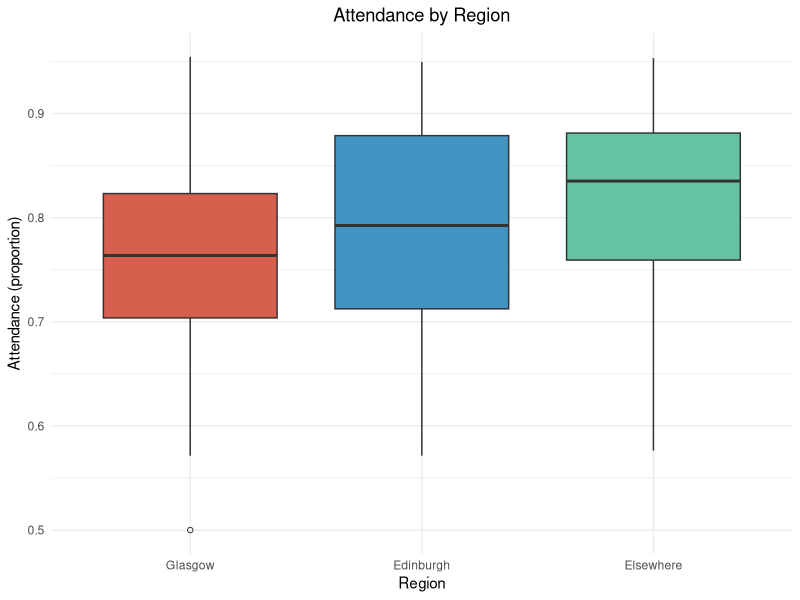
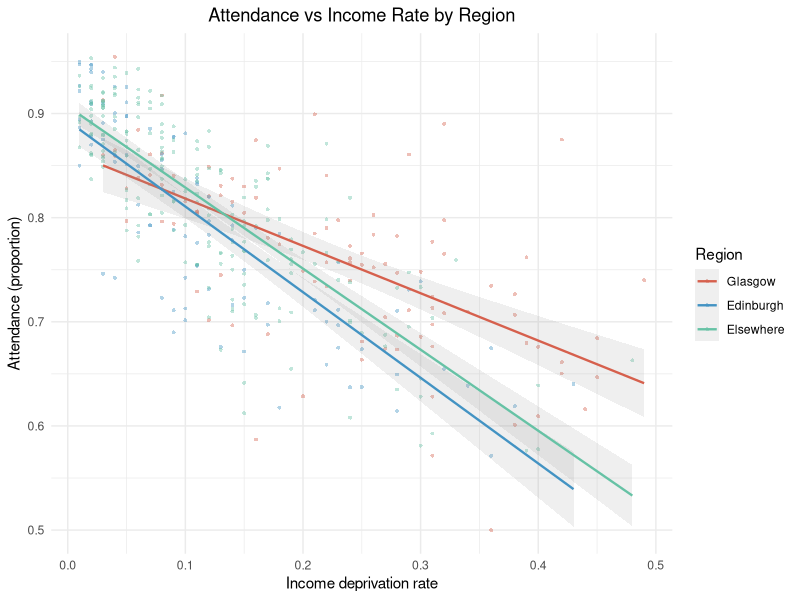
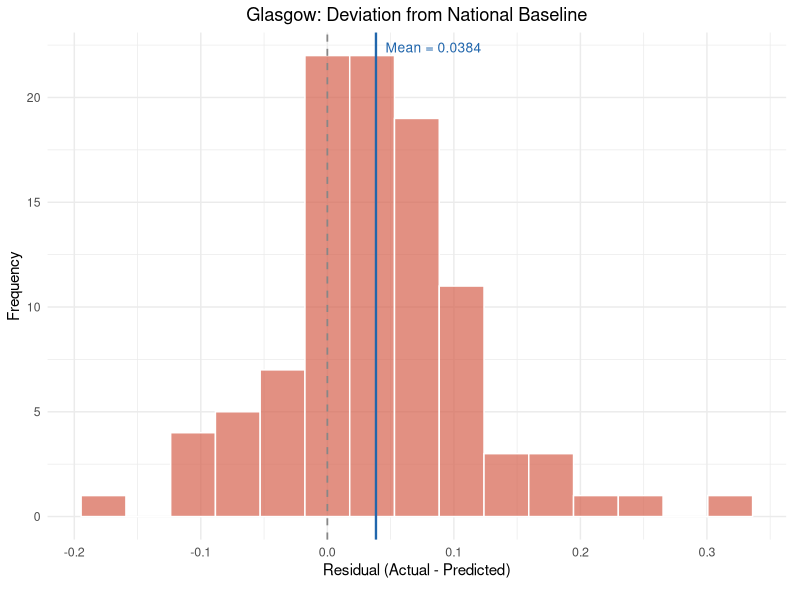
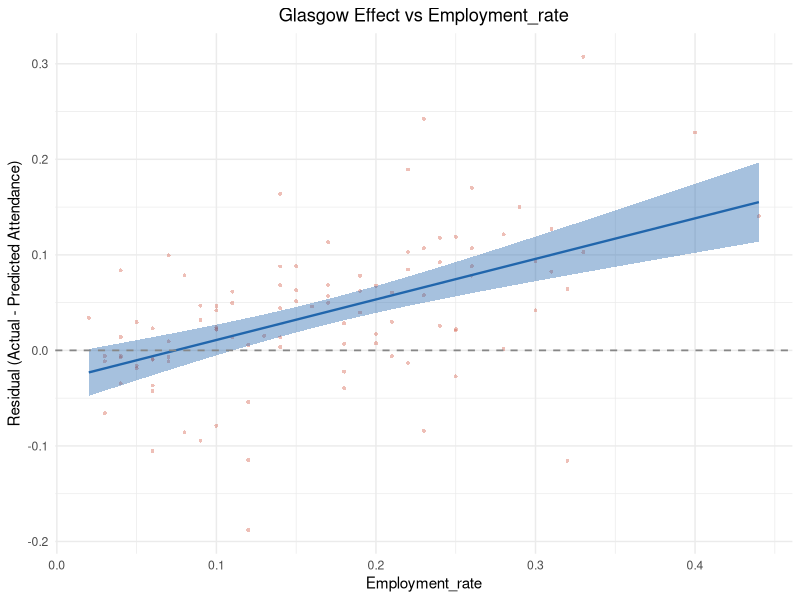

Here is the R script that generated these plots, in order:
## ---- chunk 1
knitr::opts_chunk$set(echo = FALSE, message = FALSE, warning = FALSE)
dat <- read.csv("../scottishData.csv")
library(ggplot2)

# Create region variable
dat$Region <- ifelse(dat$Council_area == "Glasgow City", "Glasgow",
              ifelse(dat$Council_area == "City of Edinburgh", "Edinburgh", "Elsewhere"))
dat$Region <- factor(dat$Region, levels = c("Glasgow", "Edinburgh", "Elsewhere"))

# Subsets
glasgow   <- subset(dat, Region == "Glasgow")
edinburgh <- subset(dat, Region == "Edinburgh")
elsewhere <- subset(dat, Region == "Elsewhere")

# Unified colour palette
col_gla   <- "#D6604D"   # terracotta  — Glasgow
col_edi   <- "#4393C3"   # steel blue  — Edinburgh
col_else  <- "#66C2A5"   # mint green  — Elsewhere
col_point <- "#525252"   # slate gray  — scatter points
col_line  <- "#2166AC"   # deep blue   — regression line
col_ref   <- "#878787"   # medium gray — reference line
## ---- chunk 2
ggplot(dat, aes(x = Region, y = Attendance, fill = Region)) +
  geom_boxplot(outlier.shape = 1, outlier.size = 1.5) +
  scale_fill_manual(values = c("Glasgow" = col_gla, "Edinburgh" = col_edi, "Elsewhere" = col_else)) +
  labs(x = "Region", y = "Attendance (proportion)", title = "Attendance by Region") +
  theme_minimal() +
  theme(plot.title = element_text(hjust = 0.5), legend.position = "none")
## ---- chunk 3
n_gla  <- length(glasgow$Attendance)
n_edi  <- length(edinburgh$Attendance)
n_else <- length(elsewhere$Attendance)

mean_gla  <- mean(glasgow$Attendance)
mean_edi  <- mean(edinburgh$Attendance)
mean_else <- mean(elsewhere$Attendance)

var_gla  <- var(glasgow$Attendance)
var_edi  <- var(edinburgh$Attendance)
var_else <- var(elsewhere$Attendance)

stats_table <- data.frame(
  Region   = c("Glasgow", "Edinburgh", "Elsewhere"),
  N        = c(n_gla, n_edi, n_else),
  Mean     = round(c(mean_gla, mean_edi, mean_else), 4),
  SD       = round(c(sd(glasgow$Attendance), sd(edinburgh$Attendance), sd(elsewhere$Attendance)), 4),
  Variance = round(c(var_gla, var_edi, var_else), 6)
)

knitr::kable(stats_table,
             caption = "Descriptive statistics of Attendance by region.",
             align = "c")
## ---- chunk 4
# F-tests: variance comparison
f_gla_else <- var.test(glasgow$Attendance, elsewhere$Attendance)
f_edi_else <- var.test(edinburgh$Attendance, elsewhere$Attendance)
f_gla_edi  <- var.test(glasgow$Attendance, edinburgh$Attendance)

f_table <- data.frame(
  Comparison = c("Glasgow vs Elsewhere", "Edinburgh vs Elsewhere", "Glasgow vs Edinburgh"),
  F_stat     = round(c(f_gla_else$statistic, f_edi_else$statistic, f_gla_edi$statistic), 4),
  df1        = c(f_gla_else$parameter[1], f_edi_else$parameter[1], f_gla_edi$parameter[1]),
  df2        = c(f_gla_else$parameter[2], f_edi_else$parameter[2], f_gla_edi$parameter[2]),
  p_value    = c(formatC(f_gla_else$p.value, format = "e", digits = 3),
                 formatC(f_edi_else$p.value, format = "e", digits = 3),
                 formatC(f_gla_edi$p.value, format = "e", digits = 3))
)

knitr::kable(f_table,
             caption = "F-tests comparing variance of Attendance between regions.",
             align = "c",
             col.names = c("Comparison", "F-statistic", "df1", "df2", "p-value"))
## ---- chunk 5
# Welch's t-tests: mean comparison
t_gla_else <- t.test(glasgow$Attendance, elsewhere$Attendance, var.equal = FALSE)
t_edi_else <- t.test(edinburgh$Attendance, elsewhere$Attendance, var.equal = FALSE)
t_gla_edi  <- t.test(glasgow$Attendance, edinburgh$Attendance, var.equal = FALSE)

t_table <- data.frame(
  Comparison = c("Glasgow vs Elsewhere", "Edinburgh vs Elsewhere", "Glasgow vs Edinburgh"),
  t_stat     = round(c(t_gla_else$statistic, t_edi_else$statistic, t_gla_edi$statistic), 4),
  df         = round(c(t_gla_else$parameter, t_edi_else$parameter, t_gla_edi$parameter), 2),
  p_value    = c(formatC(t_gla_else$p.value, format = "e", digits = 3),
                 formatC(t_edi_else$p.value, format = "e", digits = 3),
                 formatC(t_gla_edi$p.value, format = "e", digits = 3))
)

knitr::kable(t_table,
             caption = "Welch's t-tests comparing mean Attendance between regions.",
             align = "c",
             col.names = c("Comparison", "t-statistic", "df", "p-value"))
## ---- chunk 6
lm_gla  <- lm(Attendance ~ Income_rate, data = glasgow)
lm_edi  <- lm(Attendance ~ Income_rate, data = edinburgh)
lm_else <- lm(Attendance ~ Income_rate, data = elsewhere)

# Extract coefficients
slopes     <- c(coef(lm_gla)[2], coef(lm_edi)[2], coef(lm_else)[2])
intercepts <- c(coef(lm_gla)[1], coef(lm_edi)[1], coef(lm_else)[1])
r_sq       <- c(summary(lm_gla)$r.squared, summary(lm_edi)$r.squared, summary(lm_else)$r.squared)

# 95% CIs for slopes
ci_gla  <- confint(lm_gla,  "Income_rate", level = 0.95)
ci_edi  <- confint(lm_edi,  "Income_rate", level = 0.95)
ci_else <- confint(lm_else, "Income_rate", level = 0.95)

reg_table <- data.frame(
  Region    = c("Glasgow", "Edinburgh", "Elsewhere"),
  Intercept = round(intercepts, 4),
  Slope     = round(slopes, 4),
  CI_lower  = round(c(ci_gla[1], ci_edi[1], ci_else[1]), 4),
  CI_upper  = round(c(ci_gla[2], ci_edi[2], ci_else[2]), 4),
  R_squared = round(r_sq, 4)
)

knitr::kable(reg_table,
             caption = "Regional regression models: Attendance on Income\\_rate.",
             align = "c",
             col.names = c("Region", "Intercept", "Slope",
                           "Slope CI lower", "Slope CI upper", "$R^2$"))
## ---- chunk 7
ggplot(dat, aes(x = Income_rate, y = Attendance, colour = Region)) +
  geom_point(shape = 16, size = 1, alpha = 0.4) +
  geom_smooth(method = "lm", se = TRUE, linewidth = 0.8, alpha = 0.15) +
  scale_colour_manual(values = c("Glasgow" = col_gla, "Edinburgh" = col_edi, "Elsewhere" = col_else)) +
  labs(x = "Income deprivation rate", y = "Attendance (proportion)",
       title = "Attendance vs Income Rate by Region") +
  theme_minimal() +
  theme(plot.title = element_text(hjust = 0.5))
## ---- chunk 8
new_data <- data.frame(Income_rate = 0.15)

pred_gla  <- predict(lm_gla,  newdata = new_data, interval = "prediction", level = 0.95)
pred_edi  <- predict(lm_edi,  newdata = new_data, interval = "prediction", level = 0.95)
pred_else <- predict(lm_else, newdata = new_data, interval = "prediction", level = 0.95)

pred_table <- data.frame(
  Region = c("Glasgow", "Edinburgh", "Elsewhere"),
  Fitted = round(c(pred_gla[1], pred_edi[1], pred_else[1]), 4),
  Lower  = round(c(pred_gla[2], pred_edi[2], pred_else[2]), 4),
  Upper  = round(c(pred_gla[3], pred_edi[3], pred_else[3]), 4),
  Width  = round(c(pred_gla[3] - pred_gla[2],
                    pred_edi[3] - pred_edi[2],
                    pred_else[3] - pred_else[2]), 4)
)

knitr::kable(pred_table,
             caption = "95\\% prediction intervals for Attendance at Income\\_rate $= 0.15$.",
             align = "c",
             col.names = c("Region", "Fitted", "Lower", "Upper", "Width"))
## ---- chunk 9
# Baseline model: trained on non-Glasgow data
dat_baseline <- subset(dat, Region != "Glasgow")
lm_baseline  <- lm(Attendance ~ Income_rate, data = dat_baseline)

baseline_summary <- summary(lm_baseline)
b0 <- coef(lm_baseline)[1]
b1 <- coef(lm_baseline)[2]
## ---- chunk 10
baseline_ci <- confint(lm_baseline, level = 0.95)

baseline_coef <- data.frame(
  Term      = c("Intercept", "Income_rate"),
  Estimate  = round(coef(lm_baseline), 4),
  CI_lower  = round(baseline_ci[, 1], 4),
  CI_upper  = round(baseline_ci[, 2], 4)
)

knitr::kable(baseline_coef,
             caption = paste0("Baseline regression model (non-Glasgow, $n = ",
                              nrow(dat_baseline), "$): Attendance on Income\\_rate."),
             align = "c",
             col.names = c("Term", "Estimate", "95\\% CI lower", "95\\% CI upper"),
             row.names = FALSE)
## ---- chunk 11
# Predict Glasgow's "expected" attendance using the baseline model
glasgow$predicted <- predict(lm_baseline, newdata = glasgow)
glasgow$residual  <- glasgow$Attendance - glasgow$predicted

# Descriptive statistics of Glasgow residuals
mean_resid <- mean(glasgow$residual)
sd_resid   <- sd(glasgow$residual)
n_resid    <- length(glasgow$residual)
## ---- chunk 12
resid_df <- data.frame(residual = glasgow$residual)
ggplot(resid_df, aes(x = residual)) +
  geom_histogram(bins = 15, fill = col_gla, colour = "white", alpha = 0.7) +
  geom_vline(xintercept = 0, linetype = "dashed", colour = col_ref, linewidth = 0.6) +
  geom_vline(xintercept = mean_resid, colour = col_line, linewidth = 0.8) +
  annotate("text", x = mean_resid, y = Inf, vjust = 2, hjust = -0.1,
           label = paste0("Mean = ", round(mean_resid, 4)),
           colour = col_line, size = 3.5) +
  scale_x_continuous(breaks = scales::pretty_breaks(n = 6)) +
  labs(x = "Residual (Actual - Predicted)", y = "Frequency",
       title = "Glasgow: Deviation from National Baseline") +
  theme_minimal() +
  theme(plot.title = element_text(hjust = 0.5),
        axis.text.x = element_text(size = 9),
        plot.margin = margin(t = 5, r = 10, b = 15, l = 5, unit = "pt"))
## ---- chunk 13
t_resid <- t.test(glasgow$residual, mu = 0)

t_resid_table <- data.frame(
  Mean_residual = round(mean_resid, 4),
  SE            = round(sd_resid / sqrt(n_resid), 4),
  t_stat        = round(t_resid$statistic, 4),
  df            = t_resid$parameter,
  p_value       = formatC(t_resid$p.value, format = "e", digits = 3),
  CI_lower      = round(t_resid$conf.int[1], 4),
  CI_upper      = round(t_resid$conf.int[2], 4)
)

knitr::kable(t_resid_table,
             caption = "One-sample t-test on Glasgow residuals ($H_0: \\mu_e = 0$).",
             align = "c",
             col.names = c("Mean residual", "SE", "t-statistic", "df",
                           "p-value", "95\\% CI lower", "95\\% CI upper"),
             row.names = FALSE)
## ---- chunk 14
# Select continuous candidate variables (exclude identifiers, Income, and Attendance)
scan_vars <- c("Employment_rate", "CIF",
               "ALCOHOL", "DRUG", "SMR", "DEPRESS", "LBWT", "EMERG",
               "Attainment", "no_qualifications", "not_participating", "University",
               "drive_petrol", "drive_GP", "drive_post", "drive_primary",
               "drive_retail", "drive_secondary",
               "PT_GP", "PT_post", "PT_retail",
               "Broadband", "crime_rate",
               "overcrowded_rate", "nocentralheat_rate")

# Compute Pearson r between Glasgow residuals and each variable
cors <- sapply(scan_vars, function(v) {
  x <- glasgow[[v]]
  if (is.numeric(x) && sum(!is.na(x)) > 5) {
    cor(glasgow$residual, x, use = "complete.obs")
  } else {
    NA
  }
})

# Sort by absolute correlation
cors <- cors[!is.na(cors)]
cors_sorted <- sort(abs(cors), decreasing = TRUE)
cors_signed <- cors[names(cors_sorted)]

scan_table <- data.frame(
  Variable = names(cors_signed),
  r        = round(cors_signed, 4),
  abs_r    = round(abs(cors_signed), 4)
)

knitr::kable(scan_table,
             caption = "Pearson correlations: Glasgow residuals vs candidate variables (sorted by absolute r).",
             align = "c",
             col.names = c("Variable", "r", "Abs(r)"),
             row.names = FALSE)
## ---- chunk 15
# Identify the variable with the highest |r|
top_var_name <- names(cors_signed)[1]
top_var_r    <- cors_signed[1]
## ---- chunk 16
# Fit regression on residuals
lm_deep <- lm(glasgow$residual ~ glasgow[[top_var_name]])
r_deep     <- cor(glasgow$residual, glasgow[[top_var_name]], use = "complete.obs")
r2_deep    <- summary(lm_deep)$r.squared
slope_deep <- coef(lm_deep)[2]
ci_deep    <- confint(lm_deep, level = 0.95)

deep_df <- data.frame(x = glasgow[[top_var_name]], y = glasgow$residual)

ggplot(deep_df, aes(x = x, y = y)) +
  geom_point(shape = 16, size = 1, alpha = 0.4, colour = col_gla) +
  geom_smooth(method = "lm", se = TRUE, colour = col_line,
              fill = adjustcolor(col_line, alpha.f = 0.15), linewidth = 0.8) +
  geom_hline(yintercept = 0, linetype = "dashed", colour = col_ref, linewidth = 0.6) +
  labs(x = top_var_name, y = "Residual (Actual - Predicted Attendance)",
       title = paste0("Glasgow Effect vs ", top_var_name)) +
  theme_minimal() +
  theme(plot.title = element_text(hjust = 0.5))
## ---- chunk 17
deep_table <- data.frame(
  Statistic = c("Pearson r", "R-squared", "Slope", "Slope 95% CI lower", "Slope 95% CI upper"),
  Value     = round(c(r_deep, r2_deep, slope_deep, ci_deep[2, 1], ci_deep[2, 2]), 4)
)

knitr::kable(deep_table,
             caption = paste0("Regression of Glasgow residuals on ", top_var_name, "."),
             align = "c",
             row.names = FALSE)
## ---- chunk 18
# Bonus: Chi-squared independence test
# Categorise residuals and top variable into terciles
q_resid <- quantile(glasgow$residual, probs = c(1/3, 2/3))
q_topvar <- quantile(glasgow[[top_var_name]], probs = c(1/3, 2/3), na.rm = TRUE)

resid_cat <- cut(glasgow$residual,
                 breaks = c(-Inf, q_resid[1], q_resid[2], Inf),
                 labels = c("Negative", "Neutral", "Positive"))
topvar_cat <- cut(glasgow[[top_var_name]],
                  breaks = c(-Inf, q_topvar[1], q_topvar[2], Inf),
                  labels = c("Low", "Medium", "High"))

cont_table <- table(resid_cat, topvar_cat)

knitr::kable(cont_table,
             caption = paste0("Contingency table: Residual category $\\times$ ",
                              top_var_name, " category (Glasgow only)."))

chi_result <- chisq.test(cont_table)
